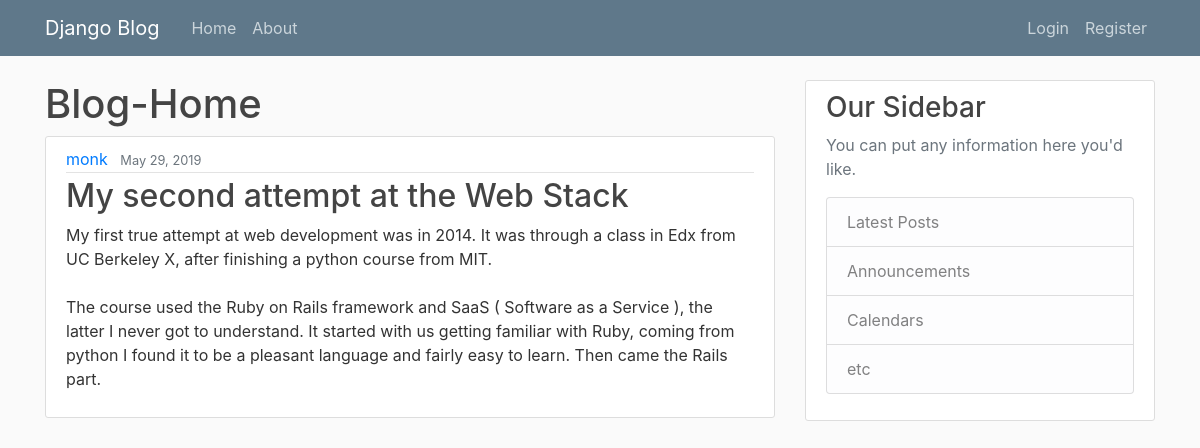
Page /blog/post/12/ on the committed database.
### blog/models.py (models this page shows, shortened)
class Post(models.Model):
    title = models.CharField(max_length=100)
    content = models.TextField()
    date_posted = models.DateTimeField(default=timezone.now)
    author = models.ForeignKey(User, on_delete=models.CASCADE)

### blog/views.py (the view)
# urls.py: path('post/<int:pk>/', PostDetailView.as_view(), name='Post-Detail'),
class PostDetailView(DetailView):
    model = Post

### blog/templates/blog/post_detail.html (shortened to what this page needs)
{% extends "blog/base.html" %}
{% block content %}
<h1>Blog-Home</h1>
<article class="media content-section">
    <div class="media-body">
        <div class="article-metadata">
            <a class="mr-2" href="#">{{ object.author }}</a>
            <small class="text-muted">{{ object.date_posted|date:"F d, Y" }}</small>
        </div>
        <h2 class="article-title">{{ object.title }}</h2>
        <p class="article-content">{{ object.content }}</p>
    </div>
</article>
{% endblock %}

### blog/static/blog/main.css (style rules this page uses)
body { background: #fafafa; color: #333333; margin-top: 5rem; }
h1, h2, h3, h4, h5, h6 { color: #444444; }
.content-section { background: #ffffff; padding: 10px 20px; border: 1px solid #dddddd; border-radius: 3px; margin-bottom: 20px; }
.article-title { color: #444444; }
.article-content { white-space: pre-line; }
.article-metadata { padding-bottom: 1px; margin-bottom: 4px; border-bottom: 1px solid #e3e3e3 }

### rows in the picture
Post: author "monk", date_posted "May 29, 2019", title "My second attempt at the Web Stack", content "My first true attempt at web development was in 2014. It was through a class in Edx from UC Berkeley X, after finishing a python course from MIT. The course used the Ruby on Rails framework and SaaS ( Software as a Service ), the latter I never got to understand. It started with us getting familiar with Ruby, coming from python I found it to be a pleasant language and fairly easy to learn. Then came the Rails part."
